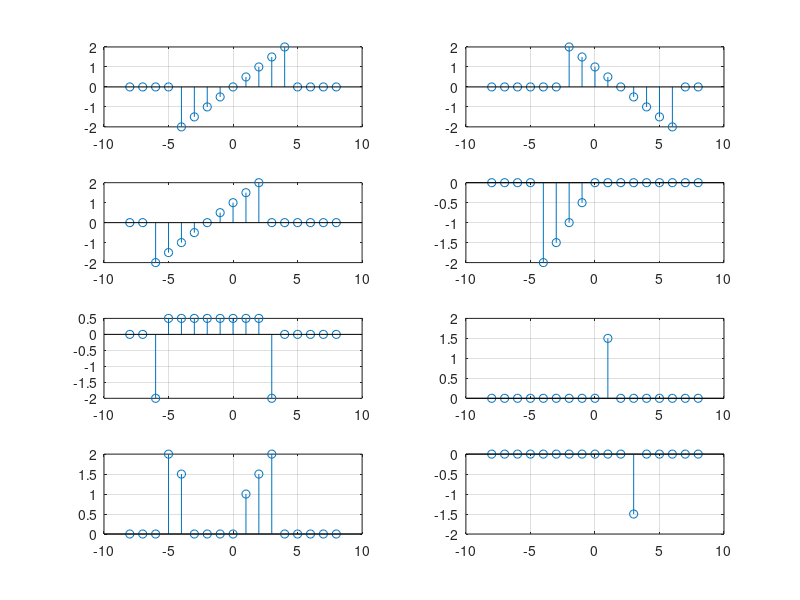

The MATLAB source for this figure:
u0 = @(n)(n>=0);
d = @(n)(n==0);
x = @(n)(n/2.*(u0(n+4)-u0(n-5)));
n = -8:8;
subplot(4,2,1);
stem(n,x(n));grid;

subplot(4,2,2);
stem(n,x(2-n));grid;

subplot(4,2,3);
stem(n,x(n+2));

subplot(4,2,4);
stem(n,x(-n).*u0(n)+x(n));grid;

subplot(4,2,5);
stem(n,x(n+2)+x(-1-n));grid;

subplot(4,2,6);
stem(n,x(3*n).*d(n-1));grid;

subplot(4,2,7);
stem(n,x(n+1).*(u0(n+3)-u0(-n)));grid;

subplot(4,2,8);
stem(n,x(n).*(u0(n-4)-u0(n-3)));grid;